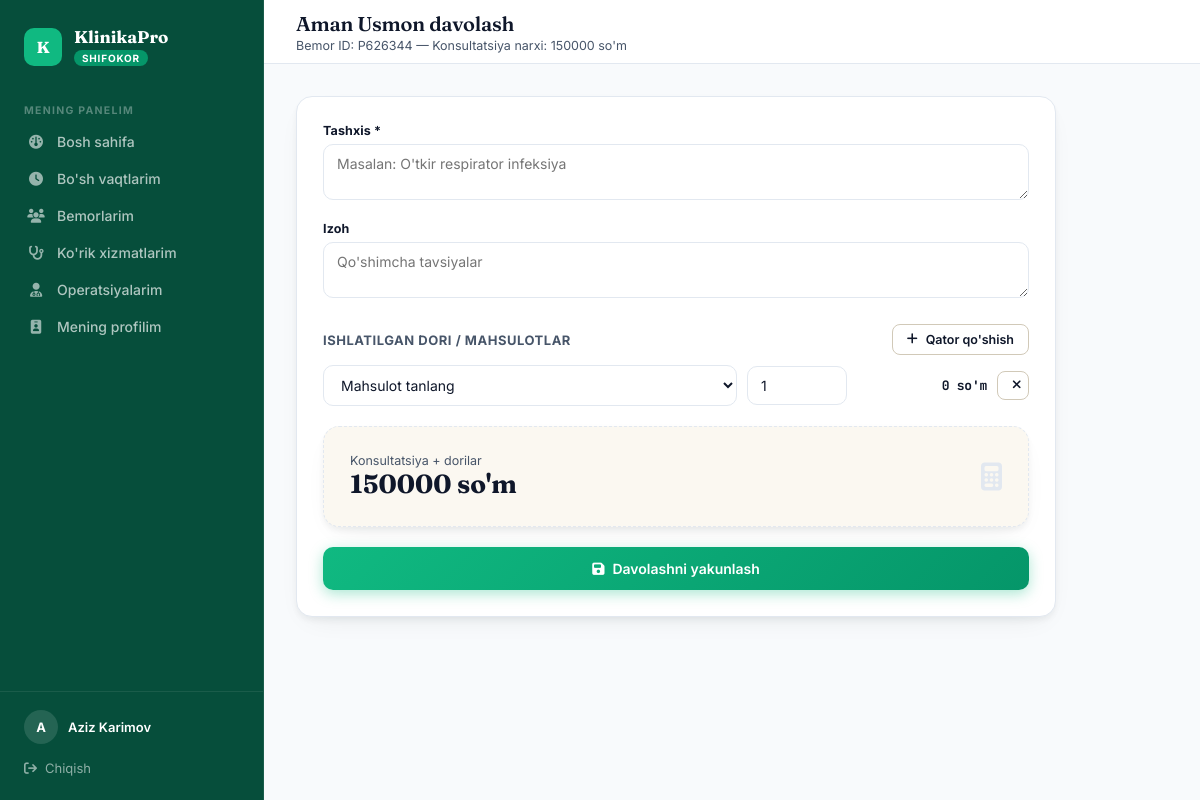
The app's page /patients/1/treat/ (signed in) with its own data.
### accounts/models.py (models this page shows, shortened)
class User(AbstractUser):
    ROLE_CHOICES = [
        ('admin', 'Administrator'),
        ('doctor', 'Shifokor'),
        ('patient', 'Bemor'),
    ]
    role = models.CharField(max_length=10, choices=ROLE_CHOICES, default='patient')
    phone = models.CharField(max_length=20, blank=True)

### patients/models.py (models this page shows, shortened)
class Patient(models.Model):
    GENDER_CHOICES = [('M', 'Erkak'), ('F', 'Ayol')]
    user = models.OneToOneField(settings.AUTH_USER_MODEL, on_delete=models.CASCADE, related_name='patient_profile')
    patient_id = models.CharField(max_length=20, unique=True, default=generate_patient_id, verbose_name="Bemor ID")
    first_name = models.CharField(max_length=100, verbose_name="Ism")
    last_name = models.CharField(max_length=100, verbose_name="Familiya")
    gender = models.CharField(max_length=1, choices=GENDER_CHOICES, verbose_name="Jinsi")
    birth_date = models.DateField(verbose_name="Tug'ilgan sana")
    phone = models.CharField(max_length=20, verbose_name="Telefon")
    address = models.TextField(blank=True, verbose_name="Manzil")
    blood_type = models.CharField(max_length=5, blank=True, verbose_name="Qon guruhi")
    allergies = models.TextField(blank=True, verbose_name="Allergiyalar")
    has_booked = models.BooleanField(default=False, verbose_name="Birinchi navbatni band qilganmi")
    registered_at = models.DateTimeField(auto_now_add=True)
    @property
    def full_name(self):
        return f"{self.last_name} {self.first_name}"
    class Meta:
        verbose_name = "Bemor"
        verbose_name_plural = "Bemorlar"

### doctors/models.py (models this page shows, shortened)
class Doctor(models.Model):
    GENDER_CHOICES = [('M', 'Erkak'), ('F', 'Ayol')]
    user = models.OneToOneField(settings.AUTH_USER_MODEL, on_delete=models.CASCADE, related_name='doctor_profile')
    first_name = models.CharField(max_length=100, verbose_name="1. Ism")
    last_name = models.CharField(max_length=100, verbose_name="2. Familiya")
    phone = models.CharField(max_length=20, verbose_name="3. Telefon")
    gender = models.CharField(max_length=1, choices=GENDER_CHOICES, verbose_name="4. Jinsi")
    specialization = models.ForeignKey(Specialization, on_delete=models.SET_NULL, null=True, verbose_name="5. Mutaxassislik")
    experience_years = models.PositiveIntegerField(default=0, verbose_name="6. Ish tajribasi (yil)")
    consultation_price = models.DecimalField(max_digits=12, decimal_places=0, default=0, verbose_name="7. Konsultatsiya narxi")
    cabinet = models.ForeignKey('rooms.Cabinet', on_delete=models.SET_NULL, null=True, blank=True, related_name='doctors', verbose_name="8. Kabinet (xona)")
    photo = models.ImageField(upload_to='doctors/', blank=True, verbose_name="9. Rasmi")
    bio = models.TextField(blank=True, verbose_name="10. Qisqacha ma'lumot")
    is_active = models.BooleanField(default=True)
    created_at = models.DateTimeField(auto_now_add=True)
    class Meta:
        verbose_name = "Shifokor"
        verbose_name_plural = "Shifokorlar"

### patients/views.py (the view, shortened to what this page needs)
# urls.py: path('<int:patient_pk>/treat/', views.treatment_create, name='treatment_create'),
@login_required
@role_required('doctor')
def treatment_create(request, patient_pk, appointment_pk=None):
    doctor = request.user.doctor_profile
    patient = get_object_or_404(Patient, pk=patient_pk)
    medicines = Medicine.objects.filter(is_active=True, stock_quantity__gt=0)
    services = doctor.services.filter(is_active=True)
    return render(request, 'patients/treatment_form.html', {
        'patient': patient, 'doctor': doctor, 'medicines': medicines, 'services': services,
    })

### templates/patients/treatment_form.html (shortened to what this page needs)
{% extends "base.html" %}
{% block page_title %}{{ patient.full_name }} davolash{% endblock %}
{% block page_sub %}<div class="sub">Bemor ID: {{ patient.patient_id }} — Konsultatsiya narxi: {{ doctor.consultation_price|floatformat:0 }} so'm</div>{% endblock %}
{% block content %}
<div class="panel" style="max-width:760px;">
  <div class="panel-body">
    <form method="post" id="treatment-form">
      <div class="field"><label>Tashxis *</label><textarea name="diagnosis" rows="2" required placeholder="Masalan: O'tkir respirator infeksiya"></textarea></div>
      <div class="field"><label>Izoh</label><textarea name="notes" rows="2" placeholder="Qo'shimcha tavsiyalar"></textarea></div>
      <div style="margin-top:22px; margin-bottom:10px; display:flex; justify-content:space-between; align-items:center;">
        <div style="font-size:13px; font-weight:700; color:var(--ink-soft); text-transform:uppercase; letter-spacing:0.04em;">Ishlatilgan dori / mahsulotlar</div>
        <button type="button" class="btn btn-ghost btn-sm" onclick="addRow()"><i class="fa-solid fa-plus"></i> Qator qo'shish</button>
      </div>
      <div id="items-wrap"></div>
      <div class="panel" style="background:#fbf8f1; border:1.5px dashed var(--line); margin-top:20px;">
        <div class="panel-body" style="display:flex; justify-content:space-between; align-items:center;">
          <div>
            <div style="font-size:12.5px; color:var(--ink-soft);">Konsultatsiya + dorilar</div>
            <div style="font-family:'Fraunces',serif; font-size:26px; font-weight:700; color:var(--terracotta);" id="total-display">{{ doctor.consultation_price|floatformat:0 }} so'm</div>
          </div>
          <i class="fa-solid fa-calculator" style="font-size:28px; color:var(--line);"></i>
        </div>
      </div>
      <button type="submit" class="btn btn-primary" style="width:100%; justify-content:center; margin-top:20px; padding:13px;"><i class="fa-solid fa-floppy-disk"></i> Davolashni yakunlash</button>
    </form>
  </div>
</div>
<template id="row-template">
  <div class="item-row" style="display:grid; grid-template-columns:1fr 100px 130px 32px; gap:10px; margin-bottom:10px; align-items:center;">
    <select name="medicine_id" class="med-select" onchange="updateTotal()">
      <option value="">Mahsulot tanlang</option>
    </select>
    <input type="number" name="quantity" class="qty-input" min="1" value="1" onchange="updateTotal()">
    <div class="row-subtotal mono" style="font-size:13px; font-weight:700; text-align:right;">0 so'm</div>
    <button type="button" class="btn btn-ghost btn-sm" onclick="this.closest('.item-row').remove(); updateTotal();"><i class="fa-solid fa-xmark"></i></button>
  </div>
</template>
{% endblock %}

### templates/base.html (shortened to what this page needs)
<!DOCTYPE html>
<html lang="uz">
<head>
<link href="https://cdnjs.cloudflare.com/ajax/libs/font-awesome/6.4.0/css/all.min.css" rel="stylesheet">
</head>
<body>
{% if user.is_authenticated %}
<nav class="sidebar">
  <div class="sb-brand">
    <div class="sb-mark">K</div>
    <div>
      <div class="sb-name">KlinikaPro</div>
      <span class="sb-role-tag {{ user.role }}">{{ user.get_role_display }}</span>
    </div>
  </div>
  {% if user.role == 'admin' %}
  <div class="sb-section">Asosiy</div>
  <a href="{% url 'admin_dashboard' %}" class="sb-link {% if request.resolver_match.url_name == 'admin_dashboard' %}active{% endif %}"><i class="fa-solid fa-gauge"></i> Bosh sahifa</a>
  <div class="sb-section">Odamlar</div>
  <a href="{% url 'doctors' %}" class="sb-link {% if request.resolver_match.url_name == 'doctors' or request.resolver_match.url_name == 'doctor_add' or request.resolver_match.url_name == 'doctor_detail_admin' or request.resolver_match.url_name == 'doctor_credentials' %}active{% endif %}"><i class="fa-solid fa-user-doctor"></i> Shifokorlar</a>
  <a href="{% url 'doctor_services_admin' %}" class="sb-link {% if request.resolver_match.url_name == 'doctor_services_admin' %}active{% endif %}"><i class="fa-solid fa-stethoscope"></i> Shifokor xizmatlari</a>
  <a href="{% url 'patients' %}" class="sb-link {% if request.resolver_match.url_name == 'patients' or request.resolver_match.url_name == 'patient_detail_admin' %}active{% endif %}"><i class="fa-solid fa-users"></i> Bemorlar</a>
  <a href="{% url 'appointment_list_admin' %}" class="sb-link {% if request.resolver_match.url_name == 'appointment_list_admin' %}active{% endif %}"><i class="fa-solid fa-calendar-check"></i> Navbatlar</a>
  <div class="sb-section">Xonalar</div>
  <a href="{% url 'wards' %}" class="sb-link {% if request.resolver_match.url_name == 'wards' %}active{% endif %}"><i class="fa-solid fa-bed-pulse"></i> Palatalar (yotish)</a>
  <a href="{% url 'admissions' %}" class="sb-link {% if request.resolver_match.url_name == 'admissions' %}active{% endif %}"><i class="fa-solid fa-hospital-user"></i> Yotgan bemorlar</a>
  <a href="{% url 'cabinets' %}" class="sb-link {% if request.resolver_match.url_name == 'cabinets' %}active{% endif %}"><i class="fa-solid fa-door-open"></i> Kabinetlar (qabul)</a>
  <div class="sb-section">Moliya</div>
  <a href="{% url 'kassa' %}" class="sb-link {% if request.resolver_match.url_name == 'kassa' %}active{% endif %}"><i class="fa-solid fa-cash-register"></i> Kassa</a>
  <a href="{% url 'expenses' %}" class="sb-link {% if request.resolver_match.url_name == 'expenses' %}active{% endif %}"><i class="fa-solid fa-receipt"></i> Xarajatlar</a>
  <a href="{% url 'reports' %}" class="sb-link {% if request.resolver_match.url_name == 'reports' %}active{% endif %}"><i class="fa-solid fa-chart-bar"></i> Hisobotlar</a>
  <div class="sb-section">Dorixona</div>
  <a href="{% url 'medicines' %}" class="sb-link {% if request.resolver_match.url_name == 'medicines' %}active{% endif %}"><i class="fa-solid fa-pills"></i> Mahsulotlar</a>
  <a href="{% url 'medicine_income' %}" class="sb-link {% if request.resolver_match.url_name == 'medicine_income' %}active{% endif %}"><i class="fa-solid fa-truck-medical"></i> Kelishi</a>
  <div class="sb-section">Boshqa</div>
  <a href="{% url 'operations' %}" class="sb-link {% if request.resolver_match.url_name == 'operations' %}active{% endif %}"><i class="fa-solid fa-scalpel"></i> Operatsiyalar</a>
  <a href="{% url 'staff_list' %}" class="sb-link {% if 'staff' in request.resolver_match.url_name %}active{% endif %}"><i class="fa-solid fa-id-card-clip"></i> Hodimlar</a>
  {% elif user.role == 'doctor' %}
  <div class="sb-section">Mening panelim</div>
  <a href="{% url 'doctor_dashboard' %}" class="sb-link {% if request.resolver_match.url_name == 'doctor_dashboard' %}active{% endif %}"><i class="fa-solid fa-gauge"></i> Bosh sahifa</a>
  <a href="{% url 'availability_manage' %}" class="sb-link {% if request.resolver_match.url_name == 'availability_manage' %}active{% endif %}"><i class="fa-solid fa-clock"></i> Bo'sh vaqtlarim</a>
  <a href="{% url 'doctor_patients' %}" class="sb-link {% if request.resolver_match.url_name == 'doctor_patients' %}active{% endif %}"><i class="fa-solid fa-users"></i> Bemorlarim</a>
  <a href="{% url 'doctor_services' %}" class="sb-link {% if request.resolver_match.url_name == 'doctor_services' %}active{% endif %}"><i class="fa-solid fa-stethoscope"></i> Ko'rik xizmatlarim</a>
  <a href="{% url 'doctor_operations' %}" class="sb-link {% if request.resolver_match.url_name == 'doctor_operations' %}active{% endif %}"><i class="fa-solid fa-user-md"></i> Operatsiyalarim</a>
  <a href="{% url 'doctor_profile_edit' %}" class="sb-link {% if request.resolver_match.url_name == 'doctor_profile_edit' %}active{% endif %}"><i class="fa-solid fa-id-badge"></i> Mening profilim</a>
  {% endif %}
  <div class="sb-foot">
    <div class="sb-user">
      <div class="sb-avatar">{{ user.first_name|first|upper|default:user.username|first|upper }}</div>
      <div>
        <div class="sb-username">{{ user.first_name|default:user.username }} {{ user.last_name }}</div>
      </div>
    </div>
    <a href="{% url 'logout' %}" class="sb-logout"><i class="fa-solid fa-arrow-right-from-bracket"></i> Chiqish</a>
  </div>
</nav>
<div class="main">
  <header class="topbar">
    <div>
      <h1>{% block page_title %}{% endblock %}</h1>
      {% block page_sub %}{% endblock %}
    </div>
  </header>
  <div class="content">
    {% block content %}{% endblock %}
  </div>
</div>
{% else %}
{% block noauth %}{% endblock %}
{% endif %}
</body>
</html>

### records on screen
User: role "SHIFOKOR", first_name|first "A", first_name "Aziz", last_name "Karimov"
Patient: full_name "Aman Usmon", patient_id "P626344"
Doctor: consultation_price "150000"
